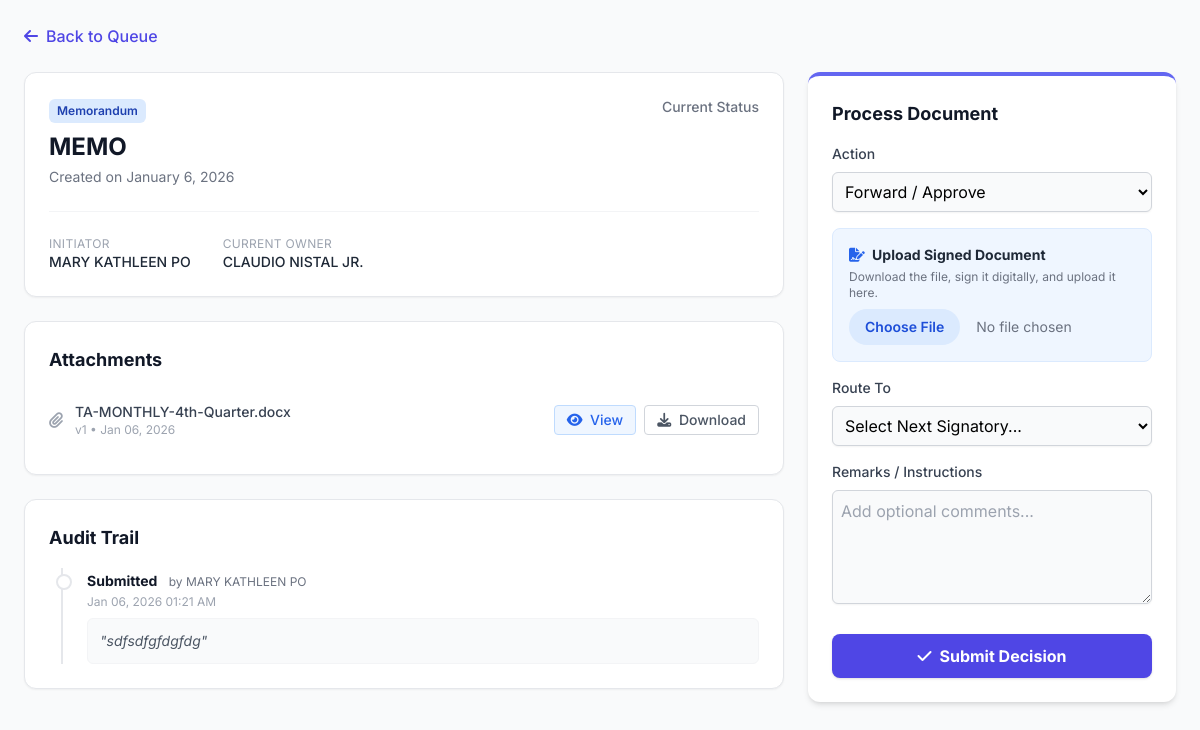
/view_document.php?id=20 (signed in), run on the app's committed database.
### tables this page shows
CREATE TABLE `documents` (
  `doc_id` int(11) NOT NULL,
  `title` varchar(255) NOT NULL,
  `doc_type` varchar(100) NOT NULL,
  `status` enum('Draft','Review','Signing','Completed','Returned','Archived') NOT NULL,
  `initiator_id` int(11) NOT NULL,
  `current_owner_id` int(11) DEFAULT NULL,
  `created_at` timestamp NOT NULL DEFAULT current_timestamp(),
  `updated_at` timestamp NOT NULL DEFAULT current_timestamp() ON UPDATE current_timestamp()
);

CREATE TABLE `users` (
  `user_id` int(11) NOT NULL,
  `email` varchar(255) NOT NULL,
  `password_hash` varchar(255) NOT NULL,
  `first_name` varchar(100) NOT NULL,
  `middle_name` varchar(100) DEFAULT NULL,
  `last_name` varchar(100) NOT NULL,
  `suffix` varchar(20) DEFAULT NULL,
  `position` varchar(100) DEFAULT NULL,
  `designation` varchar(100) DEFAULT NULL,
  `division` varchar(100) DEFAULT NULL,
  `sex` enum('Male','Female','Other','Prefer not to say') DEFAULT NULL,
  `contact_number` varchar(50) DEFAULT NULL,
  `role` enum('Initiator','Section Chief','Division Chief','ARD','RED','Records Office','Admin') NOT NULL DEFAULT 'Initiator',
  `status` varchar(50) NOT NULL DEFAULT 'Pending',
  `verification_token` varchar(255) DEFAULT NULL,
  `token_expiry` datetime DEFAULT NULL,
  `reset_token` varchar(255) DEFAULT NULL,
  `reset_token_expiry` datetime DEFAULT NULL,
  `created_at` timestamp NOT NULL DEFAULT current_timestamp(),
  `otos_userlink` int(11) NOT NULL,
  `profile_picture_path` varchar(255) DEFAULT NULL
);

CREATE TABLE `document_files` (
  `file_id` int(11) NOT NULL,
  `doc_id` int(11) NOT NULL,
  `uploader_id` int(11) NOT NULL,
  `filename` varchar(255) NOT NULL COMMENT 'Original file name',
  `filepath` varchar(255) NOT NULL COMMENT 'Stored file path',
  `version` int(11) NOT NULL DEFAULT 1,
  `created_at` timestamp NOT NULL DEFAULT current_timestamp()
);

CREATE TABLE `document_actions` (
  `action_id` int(11) NOT NULL,
  `doc_id` int(11) NOT NULL,
  `user_id` int(11) NOT NULL,
  `action` varchar(255) NOT NULL COMMENT 'e.g., Submitted, Drafted, Approved, Signed, Returned',
  `message` text DEFAULT NULL,
  `created_at` timestamp NOT NULL DEFAULT current_timestamp()
);

### view_document.php (the view, shortened to what this page needs)
<?php
require_once 'db.php';
$doc_id = intval($_GET['id']);
$user_id = $_SESSION['user_id'];
$sql_doc = "SELECT d.*,
            u.first_name as init_fname, u.last_name as init_lname, u.email as init_email,
            co.first_name as owner_fname, co.last_name as owner_lname
            FROM documents d
            JOIN users u ON d.initiator_id = u.user_id
            LEFT JOIN users co ON d.current_owner_id = co.user_id
            WHERE d.doc_id = ?";
$stmt = $conn->prepare($sql_doc);
$stmt->bind_param("i", $doc_id);
$stmt->execute();
$doc = $stmt->get_result()->fetch_assoc();
$sql_files = "SELECT * FROM document_files WHERE doc_id = ? ORDER BY created_at DESC";
$stmt_files = $conn->prepare($sql_files);
$stmt_files->bind_param("i", $doc_id);
$stmt_files->execute();
$files = $stmt_files->get_result();
$sql_hist = "SELECT da.*, u.first_name, u.last_name
             FROM document_actions da
             JOIN users u ON da.user_id = u.user_id
             WHERE da.doc_id = ?
             ORDER BY da.created_at DESC";
$stmt_hist = $conn->prepare($sql_hist);
$stmt_hist->bind_param("i", $doc_id);
$stmt_hist->execute();
$history = $stmt_hist->get_result();
?>
<!DOCTYPE html>
<html lang="en">
<head>
    <script src="https://cdn.tailwindcss.com"></script>
    <link rel="stylesheet" href="https://cdnjs.cloudflare.com/ajax/libs/font-awesome/6.4.0/css/all.min.css">
</head>
<body class="bg-gray-50 p-6">
<div class="max-w-7xl mx-auto mb-6">
    <a href="my_queue.php" class="text-indigo-600 hover:text-indigo-800 font-medium flex items-center gap-2">
        <i class="fas fa-arrow-left"></i> Back to Queue
    </a>
</div>
<div class="max-w-7xl mx-auto grid grid-cols-1 lg:grid-cols-3 gap-6">
    <div class="lg:col-span-2 space-y-6">
        <div class="bg-white p-6 rounded-xl shadow-sm border border-gray-200">
            <div class="flex justify-between items-start">
                <div>
                    <span class="inline-block px-2 py-1 text-xs font-semibold rounded-md bg-blue-100 text-blue-800 mb-2">
                        <?php echo htmlspecialchars($doc['doc_type']); ?>
                    </span>
                    <h1 class="text-2xl font-bold text-gray-900"><?php echo htmlspecialchars($doc['title']); ?></h1>
                    <p class="text-sm text-gray-500 mt-1">Created on <?php echo date('F j, Y', strtotime($doc['created_at'])); ?></p>
                </div>
                <div class="text-right">
                    <div class="text-sm font-medium text-gray-500">Current Status</div>
                </div>
            </div>
            <div class="mt-6 pt-6 border-t border-gray-100 flex gap-8">
                <div>
                    <span class="block text-xs text-gray-400 uppercase tracking-wide">Initiator</span>
                    <span class="block text-sm font-medium text-gray-800">
                        <?php echo htmlspecialchars($doc['init_fname'] . ' ' . $doc['init_lname']); ?>
                    </span>
                </div>
                <div>
                    <span class="block text-xs text-gray-400 uppercase tracking-wide">Current Owner</span>
                    <span class="block text-sm font-medium text-gray-800">
                        <?php echo $doc['owner_fname'] ? htmlspecialchars($doc['owner_fname'] . ' ' . $doc['owner_lname']) : 'None (Completed)'; ?>
                    </span>
                </div>
            </div>
        </div>
        <div class="bg-white p-6 rounded-xl shadow-sm border border-gray-200">
            <h3 class="text-lg font-bold text-gray-900 mb-4">Attachments</h3>
            <?php if ($files->num_rows > 0): ?>
                <ul class="divide-y divide-gray-100">
                    <?php while($file = $files->fetch_assoc()): ?>
                        <?php
                            $f_ext = strtolower(pathinfo($file['filename'], PATHINFO_EXTENSION));
                            $can_view = in_array($f_ext, ['pdf', 'docx']);
                        ?>
                        <li class="py-3 flex justify-between items-center">
                            <div class="flex items-center gap-3">
                                <i class="fas fa-paperclip text-gray-400"></i>
                                <div>
                                    <span class="block text-sm text-gray-700 font-medium"><?php echo htmlspecialchars($file['filename']); ?></span>
                                    <span class="block text-xs text-gray-400">
                                        v<?php echo $file['version']; ?> &bull;
                                        <?php echo date('M d, Y', strtotime($file['created_at'])); ?>
                                    </span>
                                </div>
                            </div>
                            <div class="flex gap-2">
                                <?php if ($can_view): ?>
                                    <button type="button"
                                            onclick="openViewer('<?php echo htmlspecialchars($file['filepath']); ?>', '<?php echo htmlspecialchars($file['filename']); ?>', '<?php echo $f_ext; ?>')"
                                            class="text-sm text-blue-600 hover:text-blue-800 font-medium border border-blue-200 px-3 py-1 rounded bg-blue-50 hover:bg-blue-100 transition-colors">
                                        <i class="fas fa-eye mr-1"></i> View
                                    </button>
                                <?php endif; ?>
                                <a href="<?php echo htmlspecialchars($file['filepath']); ?>" target="_blank"
                                   class="text-sm text-gray-600 hover:text-gray-800 font-medium border border-gray-300 px-3 py-1 rounded hover:bg-gray-50 transition-colors">
                                    <i class="fas fa-download mr-1"></i> Download
                                </a>
                            </div>
                        </li>
                    <?php endwhile; ?>
                </ul>
            <?php else: ?>
                <p class="text-gray-500 text-sm italic">No files attached.</p>
            <?php endif; ?>
        </div>
        <div class="bg-white p-6 rounded-xl shadow-sm border border-gray-200">
            <h3 class="text-lg font-bold text-gray-900 mb-4">Audit Trail</h3>
            <div class="relative border-l-2 border-gray-200 ml-3 space-y-8">
                <?php while($log = $history->fetch_assoc()): ?>
                    <div class="ml-6 relative">
                        <span class="absolute -left-[31px] bg-white border-2 border-gray-200 rounded-full w-4 h-4 mt-1.5"></span>
                        <div>
                            <span class="text-sm font-bold text-gray-900">
                                <?php echo htmlspecialchars($log['action']); ?>
                            </span>
                            <span class="text-xs text-gray-500 ml-2">
                                by <?php echo htmlspecialchars($log['first_name'] . ' ' . $log['last_name']); ?>
                            </span>
                        </div>
                        <div class="text-xs text-gray-400 mt-0.5 mb-2">
                            <?php echo date('M d, Y h:i A', strtotime($log['created_at'])); ?>
                        </div>
                        <?php if (!empty($log['message'])): ?>
                            <div class="bg-gray-50 p-3 rounded-md text-sm text-gray-600 italic border border-gray-100">
                                "<?php echo htmlspecialchars($log['message']); ?>"
                            </div>
                        <?php endif; ?>
                    </div>
                <?php endwhile; ?>
            </div>
        </div>
    </div>
    <div class="lg:col-span-1">
        <?php if ($doc['current_owner_id'] == $user_id): ?>
            <div class="bg-white p-6 rounded-xl shadow-md border-t-4 border-indigo-500 sticky top-6">
                <h3 class="text-lg font-bold text-gray-900 mb-4">Process Document</h3>
                <form action="" method="POST" id="processForm" enctype="multipart/form-data">
                    <div class="mb-4">
                        <label class="block text-sm font-medium text-gray-700 mb-2">Action</label>
                        <select name="action_type" id="action_type" onchange="toggleNextUser()"
                                class="w-full border-gray-300 rounded-md shadow-sm focus:ring-indigo-500 focus:border-indigo-500 p-2 border bg-gray-50">
                            <option value="Forward">Forward / Approve</option>
                        </select>
                    </div>
                    <div class="mb-4 p-4 bg-blue-50 border border-blue-100 rounded-lg">
                        <label class="block text-sm font-bold text-gray-800 mb-1">
                            <i class="fas fa-file-signature text-blue-600 mr-1"></i> Upload Signed Document
                        </label>
                        <p class="text-xs text-gray-500 mb-2">Download the file, sign it digitally, and upload it here.</p>
                        <input type="file" name="signed_file"
                               class="block w-full text-sm text-gray-500 file:mr-4 file:py-2 file:px-4 file:rounded-full file:border-0 file:text-sm file:font-semibold file:bg-blue-100 file:text-blue-700 hover:file:bg-blue-200">
                    </div>
                    <div class="mb-4" id="next_user_div">
                        <label class="block text-sm font-medium text-gray-700 mb-2">Route To</label>
                        <select name="next_user_id" class="w-full border-gray-300 rounded-md shadow-sm focus:ring-indigo-500 focus:border-indigo-500 p-2 border bg-gray-50">
                            <option value="">Select Next Signatory...</option>
                        </select>
                    </div>
                    <div class="mb-6">
                        <label class="block text-sm font-medium text-gray-700 mb-2">Remarks / Instructions</label>
                        <textarea name="remarks" rows="4" class="w-full border-gray-300 rounded-md shadow-sm focus:ring-indigo-500 focus:border-indigo-500 p-2 border bg-gray-50" placeholder="Add optional comments..."></textarea>
                    </div>
                    <button type="submit" onclick="return confirm('Are you sure you want to process this document?');"
                            class="w-full bg-indigo-600 hover:bg-indigo-700 text-white font-bold py-2.5 px-4 rounded-lg shadow transition duration-150 ease-in-out flex justify-center items-center gap-2">
                        <i class="fas fa-check"></i> Submit Decision
                    </button>
                </form>
            </div>
        <?php endif; ?>
    </div>
</div>
</body>
</html>

### view_document.php (style rules this page uses)
body { font-family: 'Inter', sans-serif; }

### data on the page
documents: doc_type "Memorandum", title "MEMO", created_at "January 6, 2026", initiator.last_name "MARY KATHLEEN PO", current_owner.last_name "CLAUDIO NISTAL JR."
document_files: filename "TA-MONTHLY-4th-Quarter.docx", version "1", created_at "Jan 06, 2026"
document_actions: action "Submitted", user.last_name "MARY KATHLEEN PO", created_at "Jan 06, 2026 01:21 AM", message "sdfsdfgfdgfdg"
